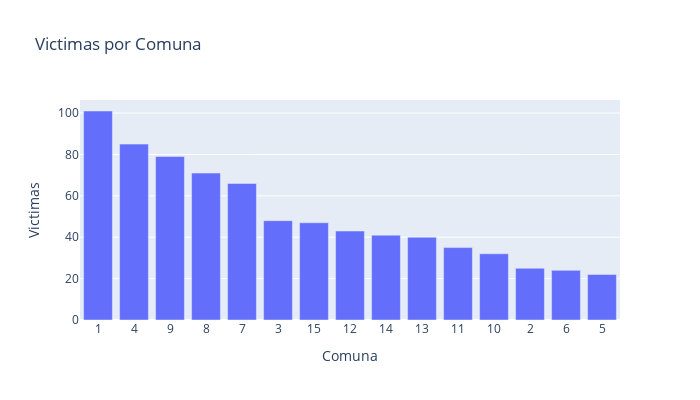

The cell this chart's notebook holds for it:
### Markdown cell above
Visualizamos la catidad de victimas por Comuna.

### Code cell
# Creamos una grafica de victimas por comuna
# Agrupamos victimas por comuna
victimas_por_hora = df_homicidios.groupby('COMUNA')['N_VICTIMAS'].sum().reset_index()
victimas_por_hora.sort_values('N_VICTIMAS', ascending=False, inplace=True)
fig = px.bar(victimas_por_hora, x='COMUNA', y='N_VICTIMAS', title='Victimas por Comuna')

# Adjutamos el tamano
fig.update_layout(xaxis_title="Comuna", yaxis_title="Victimas", autosize=False, width=700, height=400, template='plotly')
fig.show()

### Figure 1 — Plotly figure (JSON) as saved in the notebook; plotly's stock layout.template omitted (floating-point values rounded to 4 significant figures)
{"data": [{"alignmentgroup": "True", "hovertemplate": "COMUNA=%{x}<br>N_VICTIMAS=%{y}<extra></extra>", "legendgroup": "", "marker": {"color": "#636efa", "pattern": {"shape": ""}}, "name": "", "offsetgroup": "", "orientation": "v", "showlegend": false, "textposition": "auto", "type": "bar", "x": ["1", "4", "9", "8", "7", "3", "15", "12", "14", "13", "11", "10", "2", "6", "5"], "xaxis": "x", "y": [101, 85, 79, 71, 66, 48, 47, 43, 41, 40, 35, 32, 25, 24, 22], "yaxis": "y"}], "layout": {"autosize": false, "barmode": "relative", "height": 400, "legend": {"tracegroupgap": 0}, "title": {"text": "Victimas por Comuna"}, "width": 700, "xaxis": {"anchor": "y", "domain": [0, 1], "title": {"text": "Comuna"}}, "yaxis": {"anchor": "x", "domain": [0, 1], "title": {"text": "Victimas"}}}}
